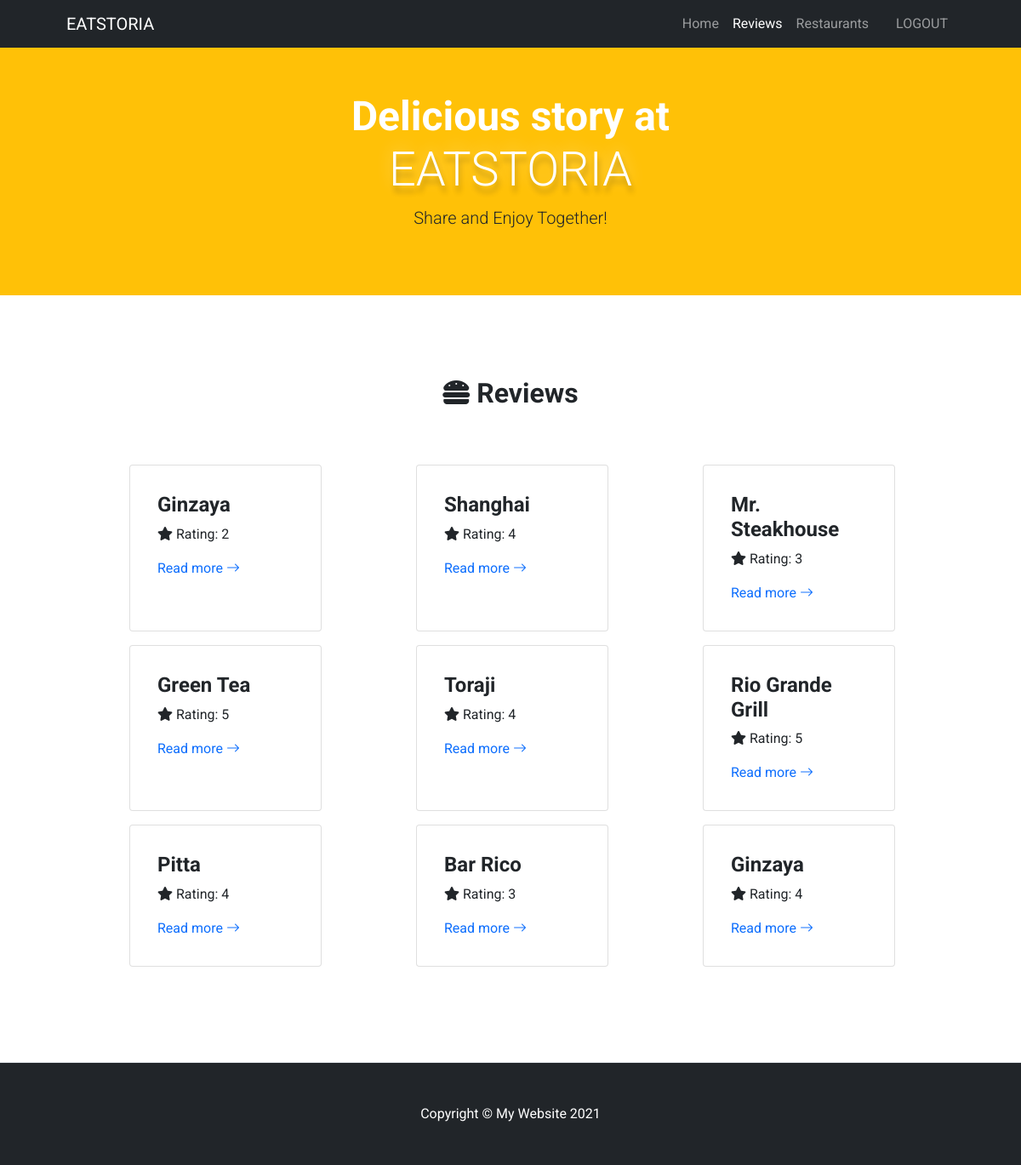
/review-top-owner.php, run on the app's committed database.
### tables this page shows
CREATE TABLE `review` (
  `review_id` int(11) NOT NULL,
  `message` varchar(500) NOT NULL,
  `rating` varchar(100) NOT NULL,
  `rest_id` int(11) NOT NULL,
  `menu_id` int(11) NOT NULL,
  `way` varchar(45) NOT NULL,
  `account_id` int(11) NOT NULL,
  `date_posted` date NOT NULL
);

CREATE TABLE `restaurant` (
  `rest_id` int(11) NOT NULL,
  `rest_name` varchar(100) NOT NULL,
  `description` varchar(200) NOT NULL,
  `location` varchar(100) NOT NULL,
  `telephone` varchar(100) NOT NULL,
  `open_hour` varchar(100) NOT NULL,
  `account_id` int(11) NOT NULL
);

### class/database.php (called while the page is built, shortened)
<?php
class Database{
    private $servername = "localhost";
    private $username = "root";
    private $password = "";
    private $database = "eatstoria";
    public function connect(){
        $conn = new mysqli($this->servername, $this->username, $this->password, $this->database);
        if($conn->connect_error){
            die("ERROR CONNECTING TO THE DATABASE ".$conn->connect_error);
        }else{
            return $conn;
        }
    }
}
?>

### class/review.php (the view, shortened to what this page needs)
<?php
require_once 'database.php';
class Review extends Database{
    private $conn;
    public function __construct($review_id = NULL){
        $this->conn = $this->connect();
    }
    public function displayReviewOnTopOwner($rest_id=NULL){
        $sql = "SELECT review.review_id, review.rating, restaurant.rest_name FROM review
                INNER JOIN restaurant ON review.rest_id = restaurant.rest_id";
        $result = $this->conn->query($sql);
        if($result && $result->num_rows>0){
            while($row = $result->fetch_assoc()){
                echo "<div class='card w-25 ms-1 mb-3 p-3'>
                        <div class='card-body'>
                            <h2 class='h4 fw-bolder'>".$row["rest_name"]."</h2>
                            <p><i class='fas fa-star'></i> Rating: ".$row["rating"]."</p>
                            <a class='text-decoration-none' href='review-details-owner.php?id=".$row["review_id"]."'>
                            Read more
                            <i class='bi bi-arrow-right'></i>
                            </a>
                        </div>
                    </div>";
            }
        } else {
            echo "No data";
        }
    }
}
?>

### review-top-owner.php (style rules this page uses)
body { font-family: 'Roboto', sans-serif; }

### data on the page
review: rest.rest_name "Ginzaya", rating "2"
review: rest.rest_name "Shanghai", rating "4"
review: rest.rest_name "Mr. Steakhouse", rating "3"
review: rest.rest_name "Green Tea", rating "5"
review: rest.rest_name "Toraji", rating "4"
review: rest.rest_name "Rio Grande Grill", rating "5"
review: rest.rest_name "Pitta", rating "4"
review: rest.rest_name "Bar Rico", rating "3"
review: rest.rest_name "Ginzaya", rating "4"
